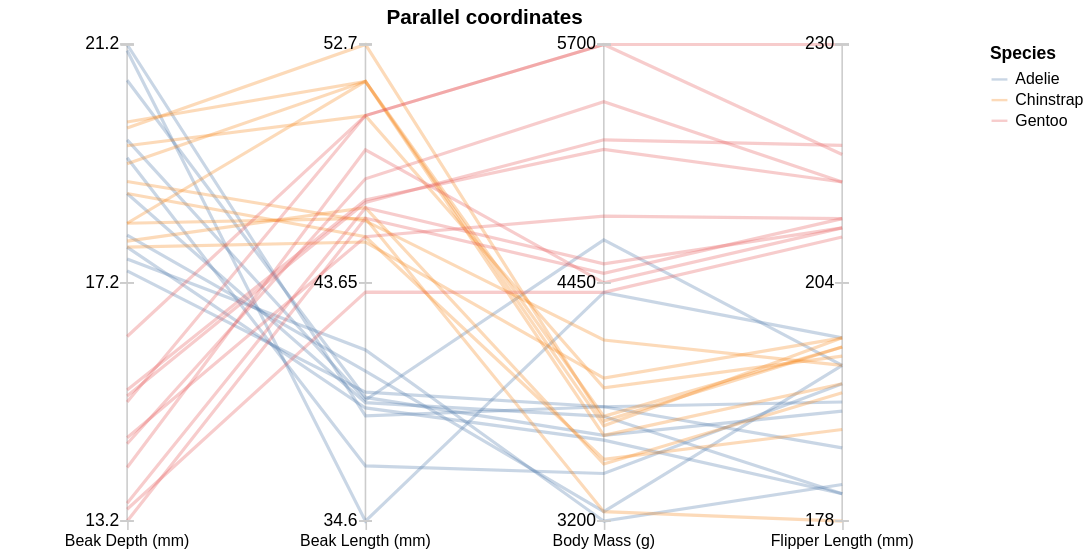

Write a Vega-Lite specification for this figure.
### Vega-Lite specification from a JSON file in a GitHub repository (floating-point values rounded to 4 significant figures)
{"$schema": "https://vega.github.io/schema/vega-lite/v5.json", "description": "Parallel coordinate plot with embedded data", "title": "Parallel coordinates", "data": {"values": [{"Species": "Adelie", "Beak Length (mm)": 39.1, "Beak Depth (mm)": 18.7, "Flipper Length (mm)": 181, "Body Mass (g)": 3750}, {"Species": "Adelie", "Beak Length (mm)": 39.5, "Beak Depth (mm)": 17.4, "Flipper Length (mm)": 186, "Body Mass (g)": 3800}, {"Species": "Adelie", "Beak Length (mm)": 40.3, "Beak Depth (mm)": 18.0, "Flipper Length (mm)": 195, "Body Mass (g)": 3250}, {"Species": "Adelie", "Beak Length (mm)": 36.7, "Beak Depth (mm)": 19.3, "Flipper Length (mm)": 193, "Body Mass (g)": 3450}, {"Species": "Adelie", "Beak Length (mm)": 39.3, "Beak Depth (mm)": 20.6, "Flipper Length (mm)": 190, "Body Mass (g)": 3650}, {"Species": "Adelie", "Beak Length (mm)": 38.9, "Beak Depth (mm)": 17.8, "Flipper Length (mm)": 181, "Body Mass (g)": 3625}, {"Species": "Adelie", "Beak Length (mm)": 39.2, "Beak Depth (mm)": 19.6, "Flipper Length (mm)": 195, "Body Mass (g)": 4675}, {"Species": "Adelie", "Beak Length (mm)": 41.1, "Beak Depth (mm)": 17.6, "Flipper Length (mm)": 182, "Body Mass (g)": 3200}, {"Species": "Adelie", "Beak Length (mm)": 38.6, "Beak Depth (mm)": 21.2, "Flipper Length (mm)": 191, "Body Mass (g)": 3800}, {"Species": "Adelie", "Beak Length (mm)": 34.6, "Beak Depth (mm)": 21.1, "Flipper Length (mm)": 198, "Body Mass (g)": 4400}, {"Species": "Chinstrap", "Beak Length (mm)": 46.5, "Beak Depth (mm)": 17.9, "Flipper Length (mm)": 192, "Body Mass (g)": 3500}, {"Species": "Chinstrap", "Beak Length (mm)": 50.0, "Beak Depth (mm)": 19.5, "Flipper Length (mm)": 196, "Body Mass (g)": 3900}, {"Species": "Chinstrap", "Beak Length (mm)": 51.3, "Beak Depth (mm)": 19.2, "Flipper Length (mm)": 193, "Body Mass (g)": 3650}, {"Species": "Chinstrap", "Beak Length (mm)": 45.4, "Beak Depth (mm)": 18.7, "Flipper Length (mm)": 188, "Body Mass (g)": 3525}, {"Species": "Chinstrap", "Beak Length (mm)": 52.7, "Beak Depth (mm)": 19.8, "Flipper Length (mm)": 197, "Body Mass (g)": 3725}, {"Species": "Chinstrap", "Beak Length (mm)": 45.2, "Beak Depth (mm)": 17.8, "Flipper Length (mm)": 198, "Body Mass (g)": 3950}, {"Species": "Chinstrap", "Beak Length (mm)": 46.1, "Beak Depth (mm)": 18.2, "Flipper Length (mm)": 178, "Body Mass (g)": 3250}, {"Species": "Chinstrap", "Beak Length (mm)": 51.3, "Beak Depth (mm)": 18.2, "Flipper Length (mm)": 197, "Body Mass (g)": 3750}, {"Species": "Chinstrap", "Beak Length (mm)": 46.0, "Beak Depth (mm)": 18.9, "Flipper Length (mm)": 195, "Body Mass (g)": 4150}, {"Species": "Chinstrap", "Beak Length (mm)": 51.3, "Beak Depth (mm)": 19.9, "Flipper Length (mm)": 198, "Body Mass (g)": 3700}, {"Species": "Gentoo", "Beak Length (mm)": 46.1, "Beak Depth (mm)": 13.2, "Flipper Length (mm)": 211, "Body Mass (g)": 4500}, {"Species": "Gentoo", "Beak Length (mm)": 50.0, "Beak Depth (mm)": 16.3, "Flipper Length (mm)": 230, "Body Mass (g)": 5700}, {"Species": "Gentoo", "Beak Length (mm)": 48.7, "Beak Depth (mm)": 14.1, "Flipper Length (mm)": 210, "Body Mass (g)": 4450}, {"Species": "Gentoo", "Beak Length (mm)": 50.0, "Beak Depth (mm)": 15.2, "Flipper Length (mm)": 218, "Body Mass (g)": 5700}, {"Species": "Gentoo", "Beak Length (mm)": 47.6, "Beak Depth (mm)": 14.5, "Flipper Length (mm)": 215, "Body Mass (g)": 5400}, {"Species": "Gentoo", "Beak Length (mm)": 46.5, "Beak Depth (mm)": 13.5, "Flipper Length (mm)": 210, "Body Mass (g)": 4550}, {"Species": "Gentoo", "Beak Length (mm)": 45.4, "Beak Depth (mm)": 14.6, "Flipper Length (mm)": 211, "Body Mass (g)": 4800}, {"Species": "Gentoo", "Beak Length (mm)": 46.7, "Beak Depth (mm)": 15.3, "Flipper Length (mm)": 219, "Body Mass (g)": 5200}, {"Species": "Gentoo", "Beak Length (mm)": 43.3, "Beak Depth (mm)": 13.4, "Flipper Length (mm)": 209, "Body Mass (g)": 4400}, {"Species": "Gentoo", "Beak Length (mm)": 46.8, "Beak Depth (mm)": 15.4, "Flipper Length (mm)": 215, "Body Mass (g)": 5150}]}, "width": 600, "height": 300, "transform": [{"window": [{"op": "count", "as": "index"}]}, {"fold": ["Beak Length (mm)", "Beak Depth (mm)", "Flipper Length (mm)", "Body Mass (g)"]}, {"joinaggregate": [{"op": "min", "field": "value", "as": "min"}, {"op": "max", "field": "value", "as": "max"}], "groupby": ["key"]}, {"calculate": "(datum.value - datum.min) / (datum.max-datum.min)", "as": "norm_val"}, {"calculate": "(datum.min + datum.max) / 2", "as": "mid"}], "layer": [{"mark": {"type": "rule", "color": "#ccc"}, "encoding": {"detail": {"aggregate": "count"}, "x": {"field": "key", "scale": {}}}}, {"mark": "line", "encoding": {"color": {"type": "nominal", "field": "Species"}, "detail": {"type": "nominal", "field": "index"}, "opacity": {"value": 0.3}, "x": {"type": "nominal", "field": "key", "scale": {}}, "y": {"type": "quantitative", "field": "norm_val", "axis": null, "scale": {}}, "tooltip": [{"type": "quantitative", "field": "Beak Length (mm)"}, {"type": "quantitative", "field": "Beak Depth (mm)"}, {"type": "quantitative", "field": "Flipper Length (mm)"}, {"type": "quantitative", "field": "Body Mass (g)"}]}}, {"encoding": {"x": {"type": "nominal", "field": "key", "scale": {}}, "y": {"value": 0, "scale": {}}}, "layer": [{"mark": {"type": "text", "style": "label"}, "encoding": {"text": {"aggregate": "max", "field": "max"}}}, {"mark": {"type": "tick", "style": "tick", "size": 8, "color": "#ccc"}}]}, {"encoding": {"x": {"type": "nominal", "field": "key", "scale": {}}, "y": {"value": 150, "scale": {}}}, "layer": [{"mark": {"type": "text", "style": "label"}, "encoding": {"text": {"aggregate": "min", "field": "mid"}}}, {"mark": {"type": "tick", "style": "tick", "size": 8, "color": "#ccc"}}]}, {"encoding": {"x": {"type": "nominal", "field": "key", "scale": {}}, "y": {"value": 300, "scale": {}}}, "layer": [{"mark": {"type": "text", "style": "label"}, "encoding": {"text": {"aggregate": "min", "field": "min"}}}, {"mark": {"type": "tick", "style": "tick", "size": 8, "color": "#ccc"}}]}], "config": {"axisX": {"domain": false, "labelAngle": 0, "tickColor": "#ccc", "title": null}, "view": {"stroke": null}, "style": {"label": {"baseline": "middle", "align": "right", "dx": -5}, "tick": {"orient": "horizontal"}}}, "params": []}
